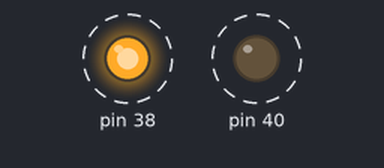
A program run on a simulated Raspberry Pi (header pin numbers). Shown: output pins drawn as LEDs (lit = HIGH). Dashed ring = blinking.

Above: at 0.2 s.
Timing chart, 0 to 3.0 s (numbered marks = the images above):
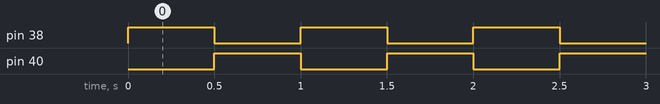

The program:

led.py
```python
import os
from time import sleep
import RPi.GPIO as GPIO


GPIO.setmode(GPIO.BOARD)
GPIO.setup(38, GPIO.OUT)
GPIO.setup(40, GPIO.OUT)

try:
	while True:
		GPIO.output(38, GPIO.HIGH)
		GPIO.output(40, GPIO.LOW)
		sleep(0.5)
		GPIO.output(38, GPIO.LOW)
		GPIO.output(40, GPIO.HIGH)
		sleep(0.5)
except:
	GPIO.cleanup()
```

Measured:
- by itself, pin 38, pin 40: alternates HIGH for 0.50 s and LOW for 0.50 s
